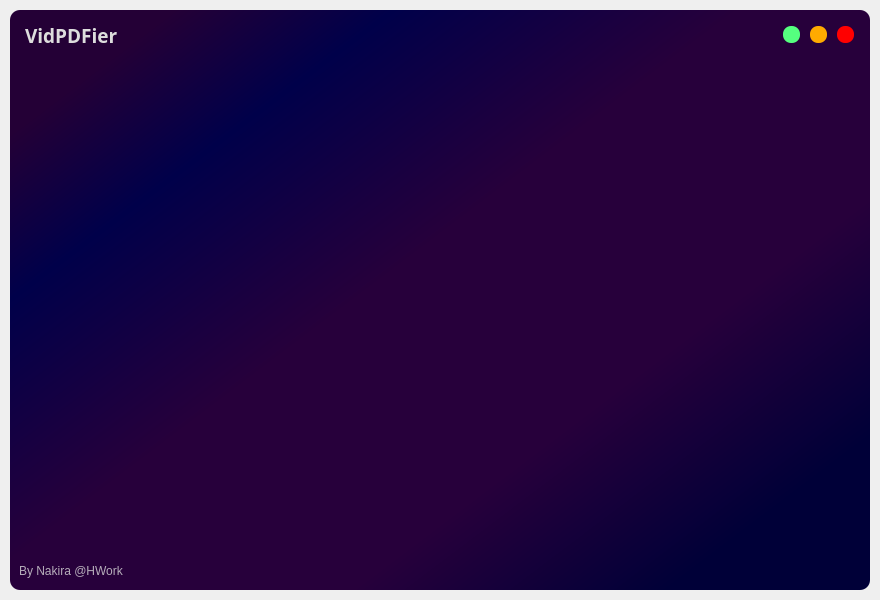
<?xml version="1.0" encoding="UTF-8"?>
<ui version="4.0">
 <class>MainWindow</class>
 <widget class="QMainWindow" name="MainWindow">
  <property name="geometry">
   <rect>
    <x>0</x>
    <y>0</y>
    <width>880</width>
    <height>600</height>
   </rect>
  </property>
  <property name="windowTitle">
   <string>MainWindow</string>
  </property>
  <widget class="QWidget" name="centralwidget">
   <layout class="QVBoxLayout" name="Drop_Shadow_layout">
    <property name="spacing">
     <number>0</number>
    </property>
    <property name="leftMargin">
     <number>10</number>
    </property>
    <property name="topMargin">
     <number>10</number>
    </property>
    <property name="rightMargin">
     <number>10</number>
    </property>
    <property name="bottomMargin">
     <number>10</number>
    </property>
    <item>
     <widget class="QFrame" name="Drop_Shadow">
      <property name="styleSheet">
       <string notr="true">border-radius: 10px;
background-color: qlineargradient(spread:pad, x1:0.94, y1:0.892, x2:0.034, y2:0.085, stop:0.0501949 rgba(0, 0, 56, 255), stop:0.275797 rgba(39, 0, 59, 255), stop:0.545966 rgba(39, 0, 59, 255), stop:0.793621 rgba(0, 0, 74, 255), stop:0.949805 rgba(36, 0, 54, 255));
</string>
      </property>
      <property name="frameShape">
       <enum>QFrame::StyledPanel</enum>
      </property>
      <property name="frameShadow">
       <enum>QFrame::Raised</enum>
      </property>
      <layout class="QVBoxLayout" name="verticalLayout">
       <property name="spacing">
        <number>0</number>
       </property>
       <property name="leftMargin">
        <number>0</number>
       </property>
       <property name="topMargin">
        <number>0</number>
       </property>
       <property name="rightMargin">
        <number>0</number>
       </property>
       <property name="bottomMargin">
        <number>0</number>
       </property>
       <item>
        <widget class="QFrame" name="Title_bar">
         <property name="maximumSize">
          <size>
           <width>16777215</width>
           <height>50</height>
          </size>
         </property>
         <property name="styleSheet">
          <string notr="true">background-color: none;;</string>
         </property>
         <property name="frameShape">
          <enum>QFrame::NoFrame</enum>
         </property>
         <property name="frameShadow">
          <enum>QFrame::Raised</enum>
         </property>
         <layout class="QHBoxLayout" name="horizontalLayout">
          <property name="spacing">
           <number>0</number>
          </property>
          <property name="leftMargin">
           <number>0</number>
          </property>
          <property name="topMargin">
           <number>0</number>
          </property>
          <property name="rightMargin">
           <number>0</number>
          </property>
          <property name="bottomMargin">
           <number>0</number>
          </property>
          <item>
           <widget class="QFrame" name="frame_title">
            <property name="frameShape">
             <enum>QFrame::StyledPanel</enum>
            </property>
            <property name="frameShadow">
             <enum>QFrame::Raised</enum>
            </property>
            <layout class="QVBoxLayout" name="verticalLayout_2">
             <property name="spacing">
              <number>0</number>
             </property>
             <property name="leftMargin">
              <number>15</number>
             </property>
             <property name="topMargin">
              <number>0</number>
             </property>
             <property name="rightMargin">
              <number>0</number>
             </property>
             <property name="bottomMargin">
              <number>0</number>
             </property>
             <item>
              <widget class="QLabel" name="label_title">
               <property name="font">
                <font>
                 <family>Sitka Display Semibold</family>
                 <pointsize>14</pointsize>
                 <weight>75</weight>
                 <bold>true</bold>
                </font>
               </property>
               <property name="styleSheet">
                <string notr="true">color: rgb(221, 221, 221);</string>
               </property>
               <property name="text">
                <string>VidPDFier</string>
               </property>
              </widget>
             </item>
            </layout>
           </widget>
          </item>
          <item>
           <widget class="QFrame" name="frame_bts">
            <property name="maximumSize">
             <size>
              <width>100</width>
              <height>16777215</height>
             </size>
            </property>
            <property name="frameShape">
             <enum>QFrame::StyledPanel</enum>
            </property>
            <property name="frameShadow">
             <enum>QFrame::Raised</enum>
            </property>
            <layout class="QHBoxLayout" name="horizontalLayout_2">
             <item>
              <widget class="QPushButton" name="btn_mini">
               <property name="minimumSize">
                <size>
                 <width>16</width>
                 <height>16</height>
                </size>
               </property>
               <property name="maximumSize">
                <size>
                 <width>17</width>
                 <height>17</height>
                </size>
               </property>
               <property name="styleSheet">
                <string notr="true">QPushButton{
border-radius:8;
background-color: rgb(85,255,127);
}
QPushButton:hover{
background-color: rgba(85,255,127,150);
}</string>
               </property>
               <property name="text">
                <string/>
               </property>
              </widget>
             </item>
             <item>
              <widget class="QPushButton" name="btn_maxi">
               <property name="minimumSize">
                <size>
                 <width>16</width>
                 <height>16</height>
                </size>
               </property>
               <property name="maximumSize">
                <size>
                 <width>17</width>
                 <height>17</height>
                </size>
               </property>
               <property name="styleSheet">
                <string notr="true">QPushButton{
border-radius:8;
background-color: rgb(255, 170, 0);
}
QPushButton:hover{
background-color: rgba(255, 85, 0, 150);
}</string>
               </property>
               <property name="text">
                <string/>
               </property>
              </widget>
             </item>
             <item>
              <widget class="QPushButton" name="btn_close">
               <property name="minimumSize">
                <size>
                 <width>16</width>
                 <height>16</height>
                </size>
               </property>
               <property name="maximumSize">
                <size>
                 <width>17</width>
                 <height>17</height>
                </size>
               </property>
               <property name="styleSheet">
                <string notr="true">QPushButton{
border-radius:8;
	background-color: rgb(255, 0, 0);
}
QPushButton:hover{
	background-color: rgba(255, 0, 0, 150);
}</string>
               </property>
               <property name="text">
                <string/>
               </property>
              </widget>
             </item>
            </layout>
           </widget>
          </item>
         </layout>
        </widget>
       </item>
       <item>
        <widget class="QFrame" name="content_bar">
         <property name="styleSheet">
          <string notr="true">background-color: none;;</string>
         </property>
         <property name="frameShape">
          <enum>QFrame::StyledPanel</enum>
         </property>
         <property name="frameShadow">
          <enum>QFrame::Raised</enum>
         </property>
         <layout class="QVBoxLayout" name="verticalLayout_4"/>
        </widget>
       </item>
       <item>
        <widget class="QFrame" name="credit_bar">
         <property name="maximumSize">
          <size>
           <width>16777215</width>
           <height>30</height>
          </size>
         </property>
         <property name="styleSheet">
          <string notr="true">background-color: none;;</string>
         </property>
         <property name="frameShape">
          <enum>QFrame::StyledPanel</enum>
         </property>
         <property name="frameShadow">
          <enum>QFrame::Raised</enum>
         </property>
         <layout class="QHBoxLayout" name="horizontalLayout_3">
          <property name="spacing">
           <number>0</number>
          </property>
          <property name="leftMargin">
           <number>0</number>
          </property>
          <property name="topMargin">
           <number>0</number>
          </property>
          <property name="rightMargin">
           <number>0</number>
          </property>
          <property name="bottomMargin">
           <number>0</number>
          </property>
          <item>
           <widget class="QFrame" name="frame">
            <property name="maximumSize">
             <size>
              <width>16777215</width>
              <height>30</height>
             </size>
            </property>
            <property name="frameShape">
             <enum>QFrame::StyledPanel</enum>
            </property>
            <property name="frameShadow">
             <enum>QFrame::Raised</enum>
            </property>
            <layout class="QVBoxLayout" name="verticalLayout_3">
             <property name="spacing">
              <number>0</number>
             </property>
             <property name="leftMargin">
              <number>9</number>
             </property>
             <property name="topMargin">
              <number>0</number>
             </property>
             <property name="rightMargin">
              <number>0</number>
             </property>
             <property name="bottomMargin">
              <number>9</number>
             </property>
             <item>
              <widget class="QLabel" name="label">
               <property name="styleSheet">
                <string notr="true">color: rgba(221, 221, 221, 200);</string>
               </property>
               <property name="text">
                <string>By Nakira @HWork</string>
               </property>
              </widget>
             </item>
            </layout>
           </widget>
          </item>
          <item>
           <widget class="QFrame" name="frame_2">
            <property name="maximumSize">
             <size>
              <width>30</width>
              <height>30</height>
             </size>
            </property>
            <property name="frameShape">
             <enum>QFrame::StyledPanel</enum>
            </property>
            <property name="frameShadow">
             <enum>QFrame::Raised</enum>
            </property>
            <layout class="QVBoxLayout" name="verticalLayout_5">
             <item>
              <widget class="QFrame" name="frame_3">
               <property name="maximumSize">
                <size>
                 <width>30</width>
                 <height>20</height>
                </size>
               </property>
               <property name="frameShape">
                <enum>QFrame::StyledPanel</enum>
               </property>
               <property name="frameShadow">
                <enum>QFrame::Raised</enum>
               </property>
              </widget>
             </item>
             <item>
              <widget class="QFrame" name="frame_grip">
               <property name="maximumSize">
                <size>
                 <width>30</width>
                 <height>10</height>
                </size>
               </property>
               <property name="frameShape">
                <enum>QFrame::StyledPanel</enum>
               </property>
               <property name="frameShadow">
                <enum>QFrame::Raised</enum>
               </property>
              </widget>
             </item>
            </layout>
           </widget>
          </item>
         </layout>
        </widget>
       </item>
      </layout>
     </widget>
    </item>
   </layout>
  </widget>
 </widget>
 <resources/>
 <connections/>
</ui>
